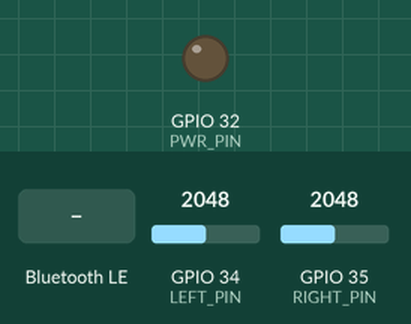
Recording of a program running on a simulated ESP32. On the bench: output pins drawn as LEDs (lit = HIGH). The inputs (shaded band) are chosen by the test bench; at power-on: GPIO 34 (LEFT_PIN) = 2048, GPIO 35 (RIGHT_PIN) = 2048. Nothing arrives over Bluetooth unless stated; a phone connects over Bluetooth LE 3 s after start; what the program prints to the serial monitor is not drawn.

Above: at 1.2 s.
1.3 s: Bluetooth LE write "w" received
At 1.37 s:
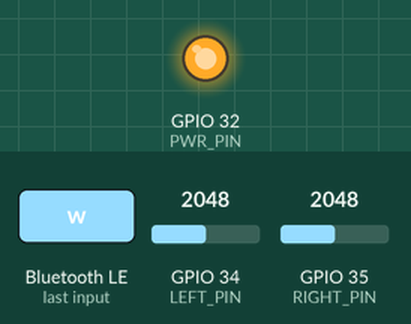
Timing chart, 0 to 4.3 s (numbered marks = the images above; inputs shaded):
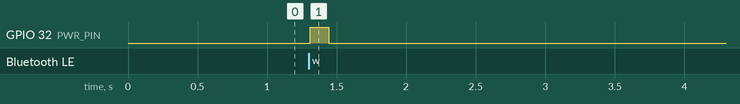

The program:

main.cpp
```cpp
// GlucoSentry auxiliary node: bilateral foot temperature over BLE, deep
// sleeping between check-ins (docs/API_CONTRACT.md section 2.2).
//
// Cycle:
//   deep sleep (RTC timer, or the BOOT button)
//     -> boot, advertise for up to AWAKE_WINDOW_MS
//     -> host connects, reads `node_info` (why we woke)
//     -> host may write `wake`: power the dividers, read both sides twice,
//        notify `foot_temp_result`, power them down
//     -> host writes `sleep` (uint32 seconds): deep sleep for that long
//   No host within the window, or no `sleep` command in time: deep sleep for
//   FALLBACK_SLEEP_S and try again.
//
// The radio is off in deep sleep, so the node cannot be woken over BLE. The
// host therefore decides at each check-in whether a reading is due, and tells
// the node when to check in next.
//
// Wiring (bench build): GPIO32 -> 1k -> GPIO34 -> NTC left  -> GND
//                       GPIO32 -> 1k -> GPIO35 -> NTC right -> GND
// The thermistors are 100 ohm NTCs (marked 101), hence the 1k fixed resistors.
// GPIO32 powers the dividers only while reading and is held low in deep sleep.
// If the dividers are fed from 3V3 instead, they draw ~6 mA continuously.
#include <Arduino.h>
#include <BLEDevice.h>
#include <BLEServer.h>
#include <BLE2902.h>
#include <driver/gpio.h>
#include <esp_sleep.h>

// ---- Pins and thermistor constants -----------------------------------------
#define PWR_PIN     32
#define LEFT_PIN    34
#define RIGHT_PIN   35
#define BUTTON_PIN  GPIO_NUM_0  // the board's BOOT button, active low

const float R_FIXED = 1000.0;
const float R0      = 100.0;    // NTC resistance at 25 C (marking 101)
const float BETA    = 3950.0;   // typical; uncalibrated
const float VREF_MV = 3300.0;

// Plausible skin/room range; anything outside is a wiring or contact fault.
const float T_MIN_C = 10.0;
const float T_MAX_C = 45.0;
// Two reads 100 ms apart must agree this closely or the reading is unstable.
const float STABLE_C = 0.5;

// ---- Sleep timing ------------------------------------------------------------
const uint32_t AWAKE_WINDOW_MS   = 20000;  // advertise this long waiting for the host
const uint32_t SESSION_LIMIT_MS  = 30000;  // connected but no `sleep` command: give up
const uint32_t FALLBACK_SLEEP_S  = 60;     // host absent: try again after this
const uint32_t MIN_SLEEP_S       = 2;
const uint32_t MAX_SLEEP_S       = 7 * 24 * 3600;

// ---- BLE (UUIDs must match backend app/config.py) ----------------------------
#define DEVICE_NAME       "GlucoSentry-Foot"
#define SERVICE_UUID      "0000b000-0000-1000-8000-00805f9b34fb"
#define CHAR_WAKE         "0000b001-0000-1000-8000-00805f9b34fb"
#define CHAR_FOOT_RESULT  "0000b002-0000-1000-8000-00805f9b34fb"
#define CHAR_SLEEP        "0000b003-0000-1000-8000-00805f9b34fb"
#define CHAR_NODE_INFO    "0000b004-0000-1000-8000-00805f9b34fb"

enum WakeReason : uint8_t { WAKE_POWER_ON = 0, WAKE_TIMER = 1, WAKE_BUTTON = 2 };

// Survive deep sleep (RTC slow memory).
RTC_DATA_ATTR uint32_t bootCount = 0;
RTC_DATA_ATTR uint32_t lastSleepS = 0;

BLECharacteristic *resultChar;
volatile bool wakeRequested = false;
volatile bool sleepRequested = false;
volatile uint32_t sleepSeconds = FALLBACK_SLEEP_S;
volatile bool connected = false;
uint32_t connectedAtMs = 0;

// foot_temp_result payload: <f t_left, <f t_right, <f delta, u8 valid (13 bytes).
struct __attribute__((packed)) FootResult {
  float t_left;
  float t_right;
  float delta;
  uint8_t valid;
};

// node_info payload: u8 wake_reason, <u32 boot_count, <u32 last_sleep_s (9 bytes).
struct __attribute__((packed)) NodeInfo {
  uint8_t wake_reason;
  uint32_t boot_count;
  uint32_t last_sleep_s;
};

float readTempC(int pin) {
  uint32_t sum = 0;
  for (int i = 0; i < 32; i++) sum += analogReadMilliVolts(pin);
  float mv = sum / 32.0;
  if (mv < 20 || mv > 900) return NAN;  // open or shorted divider (0 dB range is ~0-950 mV)
  float r = R_FIXED * mv / (VREF_MV - mv);
  return 1.0 / (1.0 / 298.15 + log(r / R0) / BETA) - 273.15;
}

bool plausible(float t) { return !isnan(t) && t >= T_MIN_C && t <= T_MAX_C; }

FootResult takeReading() {
  digitalWrite(PWR_PIN, HIGH);
  delay(20);
  float l1 = readTempC(LEFT_PIN), r1 = readTempC(RIGHT_PIN);
  delay(100);
  float l2 = readTempC(LEFT_PIN), r2 = readTempC(RIGHT_PIN);
  digitalWrite(PWR_PIN, LOW);

  FootResult res;
  res.t_left = (l1 + l2) / 2;
  res.t_right = (r1 + r2) / 2;
  res.delta = res.t_left - res.t_right;
  res.valid = plausible(l1) && plausible(l2) && plausible(r1) && plausible(r2) &&
              fabs(l1 - l2) < STABLE_C && fabs(r1 - r2) < STABLE_C;
  if (!res.valid) {
    // NaN does not survive JSON on the host side; send zeros with valid=0.
    if (isnan(res.t_left)) res.t_left = 0;
    if (isnan(res.t_right)) res.t_right = 0;
    if (isnan(res.delta)) res.delta = 0;
  }
  return res;
}

void goToSleep(uint32_t seconds) {
  seconds = constrain(seconds, MIN_SLEEP_S, MAX_SLEEP_S);
  lastSleepS = seconds;
  Serial.printf("deep sleep for %lu s\n", (unsigned long)seconds);
  Serial.flush();

  // Keep the dividers unpowered through deep sleep.
  digitalWrite(PWR_PIN, LOW);
  gpio_hold_en((gpio_num_t)PWR_PIN);
  gpio_deep_sleep_hold_en();

  esp_sleep_enable_timer_wakeup((uint64_t)seconds * 1000000ULL);
  esp_sleep_enable_ext0_wakeup(BUTTON_PIN, 0);
  esp_deep_sleep_start();
}

WakeReason wakeReason() {
  switch (esp_sleep_get_wakeup_cause()) {
    case ESP_SLEEP_WAKEUP_TIMER: return WAKE_TIMER;
    case ESP_SLEEP_WAKEUP_EXT0: return WAKE_BUTTON;
    default: return WAKE_POWER_ON;
  }
}

class ServerCallbacks : public BLEServerCallbacks {
  void onConnect(BLEServer *) override {
    connected = true;
    connectedAtMs = millis();
  }
  void onDisconnect(BLEServer *server) override {
    connected = false;
    if (!sleepRequested) server->startAdvertising();
  }
};

// These run in the BLE task: only set flags here, act in loop().
class WakeCallbacks : public BLECharacteristicCallbacks {
  void onWrite(BLECharacteristic *) override { wakeRequested = true; }
};

class SleepCallbacks : public BLECharacteristicCallbacks {
  void onWrite(BLECharacteristic *c) override {
    std::string v = c->getValue();
    if (v.size() >= 4) {
      sleepSeconds = (uint8_t)v[0] | ((uint8_t)v[1] << 8) | ((uint8_t)v[2] << 16) | ((uint32_t)(uint8_t)v[3] << 24);
      sleepRequested = true;
    }
  }
};

void setup() {
  Serial.begin(115200);
  bootCount++;
  WakeReason reason = wakeReason();

  gpio_hold_dis((gpio_num_t)PWR_PIN);
  pinMode(PWR_PIN, OUTPUT);
  digitalWrite(PWR_PIN, LOW);
  analogSetAttenuation(ADC_0db);  // ~0-950 mV range: the dividers sit near 300 mV

  BLEDevice::init(DEVICE_NAME);
  BLEServer *server = BLEDevice::createServer();
  server->setCallbacks(new ServerCallbacks());
  BLEService *svc = server->createService(SERVICE_UUID);

  BLECharacteristic *wake = svc->createCharacteristic(
      CHAR_WAKE, BLECharacteristic::PROPERTY_WRITE | BLECharacteristic::PROPERTY_WRITE_NR);
  wake->setCallbacks(new WakeCallbacks());

  resultChar = svc->createCharacteristic(
      CHAR_FOOT_RESULT, BLECharacteristic::PROPERTY_NOTIFY | BLECharacteristic::PROPERTY_READ);
  resultChar->addDescriptor(new BLE2902());

  BLECharacteristic *sleepChar = svc->createCharacteristic(CHAR_SLEEP, BLECharacteristic::PROPERTY_WRITE);
  sleepChar->setCallbacks(new SleepCallbacks());

  NodeInfo info = {reason, bootCount, lastSleepS};
  BLECharacteristic *infoChar = svc->createCharacteristic(CHAR_NODE_INFO, BLECharacteristic::PROPERTY_READ);
  infoChar->setValue((uint8_t *)&info, sizeof(info));

  svc->start();
  BLEAdvertising *adv = BLEDevice::getAdvertising();
  adv->addServiceUUID(SERVICE_UUID);
  adv->setScanResponse(true);
  BLEDevice::startAdvertising();
  Serial.printf("GlucoSentry-Foot awake (reason %d, boot %lu), advertising\n", reason, (unsigned long)bootCount);
}

void loop() {
  // Serial "w" triggers a reading too, for bench testing without the host.
  if (Serial.available() && Serial.read() == 'w') wakeRequested = true;

  if (wakeRequested) {
    wakeRequested = false;
    FootResult res = takeReading();
    resultChar->setValue((uint8_t *)&res, sizeof(res));
    if (connected) resultChar->notify();
    Serial.printf("reading: L %.2f C  R %.2f C  delta %.2f C  valid %d\n",
                  res.t_left, res.t_right, res.delta, res.valid);
  }

  if (sleepRequested) {
    delay(300);  // let the write response reach the host before the radio stops
    goToSleep(sleepSeconds);
  }
  if (!connected && millis() > AWAKE_WINDOW_MS) {
    Serial.println("no host in the awake window");
    goToSleep(FALLBACK_SLEEP_S);
  }
  if (connected && millis() - connectedAtMs > SESSION_LIMIT_MS) {
    Serial.println("host connected but never sent sleep");
    goToSleep(FALLBACK_SLEEP_S);
  }
  delay(20);
}
```

Measured:
- after the input at 1.3 s, GPIO 32 (PWR_PIN): LOW → HIGH at once, → LOW 0.13 s later
